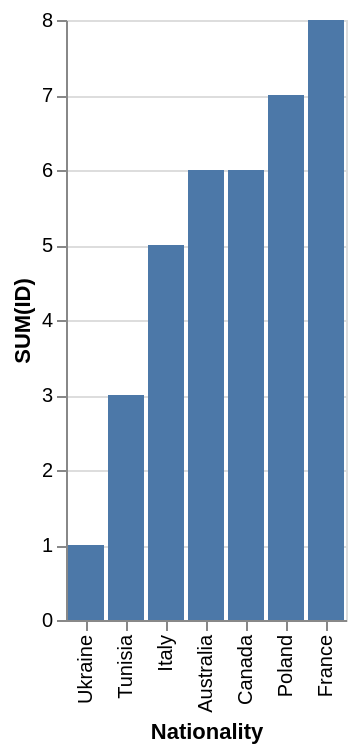

Describe this chart as a Vega-Lite specification.
### Vega-Lite specification from a JSON file in a GitHub repository (floating-point values rounded to 4 significant figures)
{"data": {"values": [{"x_data": "Ukraine", "y_data": 1}, {"x_data": "Tunisia", "y_data": 3}, {"x_data": "Italy", "y_data": 5}, {"x_data": "Australia", "y_data": 6}, {"x_data": "Canada", "y_data": 6}, {"x_data": "Poland", "y_data": 7}, {"x_data": "France", "y_data": 8}]}, "mark": "bar", "encoding": {"x": {"field": "x_data", "type": "nominal", "title": "Nationality", "sort": {"op": "sum", "field": "y_data", "order": "ascending"}}, "y": {"field": "y_data", "type": "quantitative", "title": "SUM(ID)"}}}
